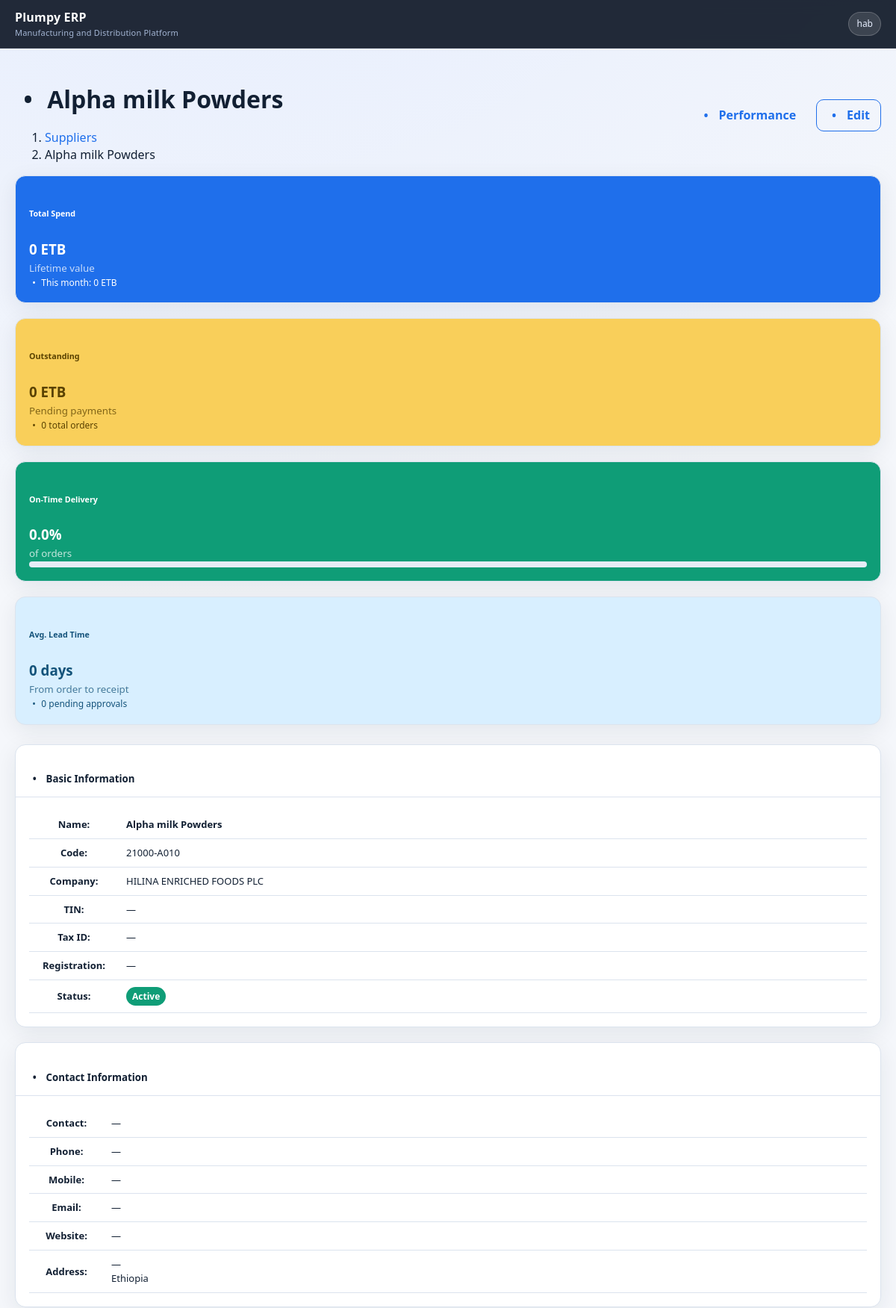
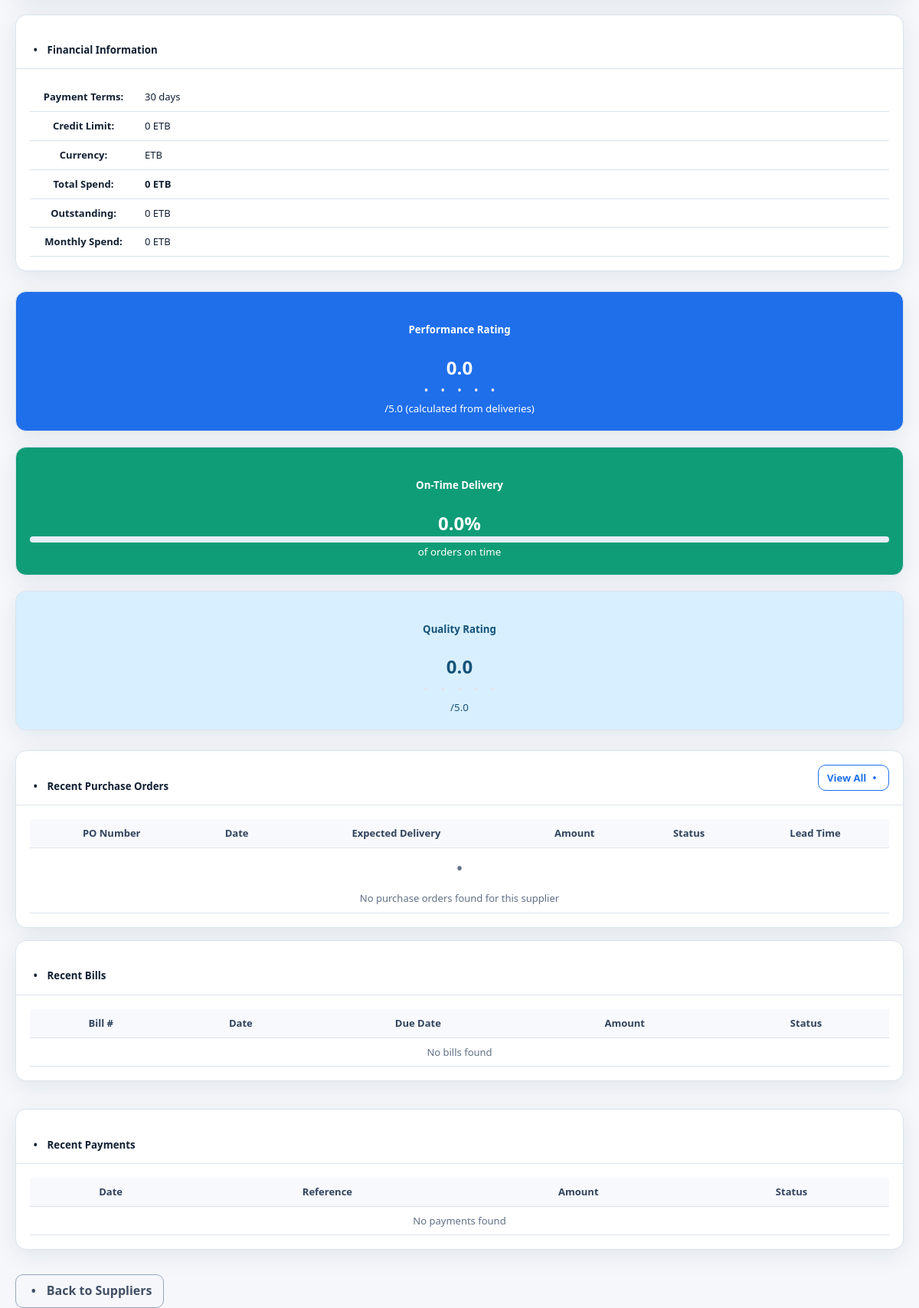
Before: /purchasing/suppliers/6/ (signed in) with the older database file (2 pictures, top to bottom).
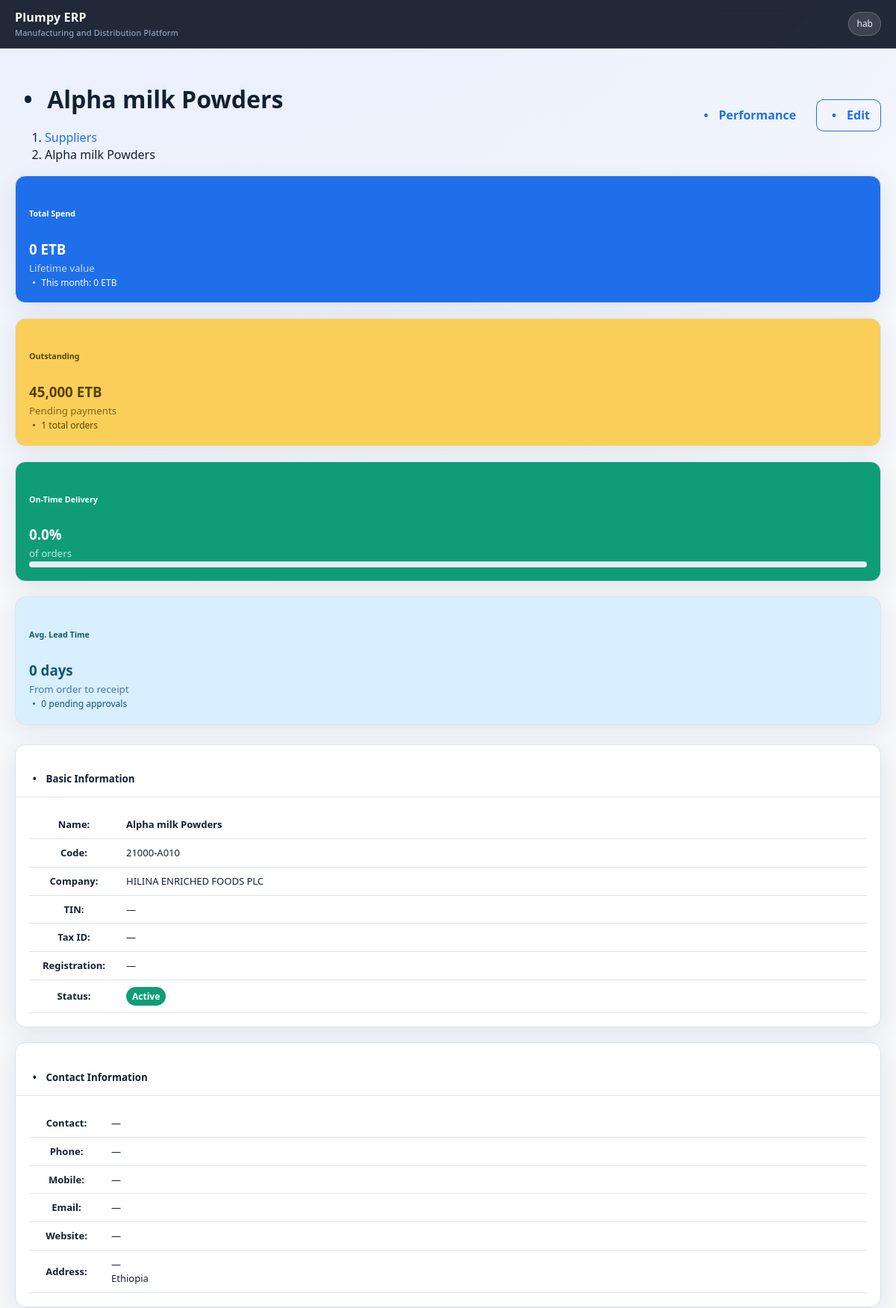
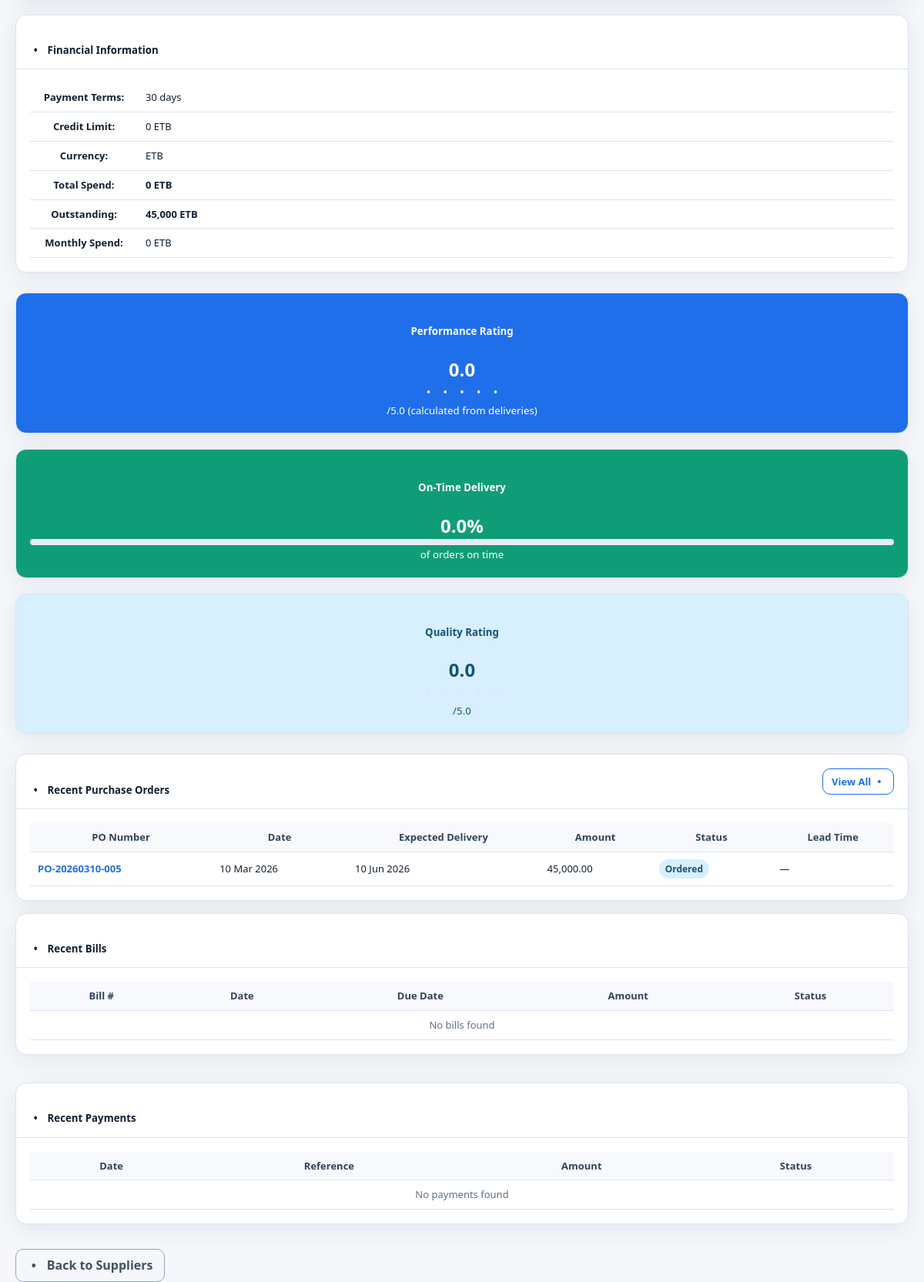
After: the same page with the newer database file (2 pictures, top to bottom).
### apps/purchasing/models.py (models this page shows, shortened)
class PurchaseOrder(CompanyModel):
    STATUS_CHOICES = [
        ("draft", "Draft"),
        ("approved", "Approved"),
        ("ordered", "Ordered"),
        ("partial", "Partial"),
        ("received", "Received"),
        ("closed", "Closed"),
        ("cancelled", "Cancelled"),
    ]
    company = models.CharField(max_length=255)
    branch = models.CharField(max_length=255, blank=True, null=True)
    po_number = models.CharField(max_length=50, unique=True)
    supplier = models.ForeignKey(Supplier, on_delete=models.PROTECT, related_name='purchase_orders')
    requisition = models.ForeignKey(
        PurchaseRequisition,
        null=True,
        blank=True,
        on_delete=models.SET_NULL,
        related_name='purchase_orders'
    )
    order_date = models.DateField(default=timezone.now)
    expected_delivery_date = models.DateField(blank=True, null=True)
    received_date = models.DateField(blank=True, null=True)
    status = models.CharField(max_length=20, choices=STATUS_CHOICES, default="draft")
    shipping_cost = models.DecimalField(max_digits=14, decimal_places=2, default=0)
    discount = models.DecimalField(max_digits=14, decimal_places=2, default=0)
    currency = models.CharField(max_length=10, default="ETB")
    payment_terms = models.CharField(max_length=50, blank=True, null=True)
    terms = models.TextField(blank=True, null=True)
    shipping_method = models.CharField(max_length=50, blank=True, null=True)
    shipping_address = models.TextField(blank=True, null=True)
    billing_address = models.TextField(blank=True, null=True)
    approved_by = models.ForeignKey(
        settings.AUTH_USER_MODEL,
        related_name="approved_purchase_orders",
        null=True,
        blank=True,
        on_delete=models.PROTECT
    )
    created_by = models.ForeignKey(
        settings.AUTH_USER_MODEL,
        related_name="created_purchase_orders",
        on_delete=models.PROTECT
    )
    notes = models.TextField(blank=True, null=True)
    total_amount = models.DecimalField(max_digits=18, decimal_places=2, default=0)
    created_at = models.DateTimeField(auto_now_add=True)
    updated_at = models.DateTimeField(auto_now=True)

### apps/purchasing/views.py (the view, shortened to what this page needs)
# urls.py: path('suppliers/<int:supplier_id>/', views.supplier_detail, name='supplier_detail'),
@login_required
def supplier_detail(request, supplier_id):
    company_name = request.session.get('current_company_name')
    supplier = get_object_or_404(Supplier, id=supplier_id)
    po_queryset = PurchaseOrder.objects.filter(supplier=supplier)
    if company_name:
        po_queryset = po_queryset.filter(company=company_name)
    recent_pos = po_queryset.select_related(
        'created_by'
    ).order_by('-order_date')[:10]
    total_pos = po_queryset.count()
    total_spend = po_queryset.filter(
        status='received'
    ).aggregate(total=Sum('total_amount'))['total'] or Decimal('0')
    outstanding = po_queryset.filter(
        status__in=['approved', 'ordered', 'partial']
    ).aggregate(total=Sum('total_amount'))['total'] or Decimal('0')
    received_pos = po_queryset.filter(
        status='received',
        received_date__isnull=False,
        expected_delivery_date__isnull=False
    )
    on_time_count = received_pos.filter(
        received_date__lte=F('expected_delivery_date')
    ).count()
    on_time_rate = 0
    if received_pos.count() > 0:
        on_time_rate = (on_time_count / received_pos.count()) * 100
    lead_times = []
    for po in received_pos:
        if po.received_date and po.order_date:
            lead_days = (po.received_date - po.order_date).days
            lead_times.append(lead_days)
    avg_lead_time = round(sum(lead_times) / len(lead_times), 1) if lead_times else 0
    today = timezone.now().date()
    month_start = today.replace(day=1)
    monthly_spend = po_queryset.filter(
        status='received',
        received_date__gte=month_start,
        received_date__lte=today
    ).aggregate(total=Sum('total_amount'))['total'] or Decimal('0')
    pending_approvals_count = PurchaseOrderApproval.objects.filter(
        po__supplier=supplier,
        status='pending'
    ).count()
    recent_receipts = GoodsReceipt.objects.filter(
        po__supplier=supplier
    ).select_related('po', 'received_by').order_by('-receipt_date')[:5]
    recent_bills = []
    try:
        from apps.accounting.models import PurchaseBill
        recent_bills = PurchaseBill.objects.filter(
            supplier=supplier
        ).order_by('-bill_date')[:5]
    except (ImportError, AttributeError):
        pass  # PurchaseBill model doesn't exist, skip
    recent_payments = []
    try:
        from apps.accounting.models import Payment
        recent_payments = Payment.objects.filter(
            supplier=supplier
        ).order_by('-date')[:5]
    except (ImportError, AttributeError):
        pass  # Payment model doesn't exist, skip
    top_items = PurchaseOrderLine.objects.filter(
        po__supplier=supplier,
        po__status='received'
    ).values('item').annotate(
        total_quantity=Sum('quantity_received'),
        total_spent=Sum(F('quantity_received') * F('unit_price'))
    ).order_by('-total_spent')[:5]
    if supplier.performance_rating == 0 and received_pos.count() > 5:
        delivery_score = on_time_rate
        quality_score = float(supplier.quality_rating or 0) * 20  # Convert 0-5 to 0-100
        calculated_rating = (delivery_score * 0.6 + quality_score * 0.4) / 20  # Convert back to 0-5 scale
        display_rating = round(calculated_rating, 1)
    else:
        display_rating = float(supplier.performance_rating or 0)
    context = {
        'supplier': supplier,
        'recent_pos': recent_pos,
        'recent_receipts': recent_receipts,
        'recent_bills': recent_bills,
        'recent_payments': recent_payments,
        'po_count': total_pos,
        'total_spend': total_spend,
        'monthly_spend': monthly_spend,
        'outstanding': outstanding,
        'on_time_rate': round(on_time_rate, 1),
        'avg_lead_time': avg_lead_time,
        'performance_rating': display_rating,
        'quality_rating': float(supplier.quality_rating or 0),
        'pending_approvals_count': pending_approvals_count,
        'top_items': top_items,
        'has_receipts': recent_receipts.exists(),
        'has_bills': len(recent_bills) > 0,
        'has_payments': len(recent_payments) > 0,
    }
    return render(request, 'purchasing/supplier_detail.html', context)

### apps/purchasing/templates/purchasing/supplier_detail.html (shortened to what the changed rows need)
{% extends 'base.html' %}
{% load humanize %}
{% block content %}
<div class="d-flex justify-content-between align-items-center mb-4">
    <div>
        <h1 class="h3 mb-1">
            <i class="bi bi-truck me-2"></i>{{ supplier.name }}
        </h1>
    </div>
</div>
<div class="row g-3 mb-4">
    <div class="col-md-3">
        <div class="card bg-warning text-dark stat-card">
            <div class="card-body">
                <h6 class="card-title">Outstanding</h6>
                <h3 class="mb-0">{{ outstanding|floatformat:0|intcomma }} ETB</h3>
                <small class="opacity-75">Pending payments</small>
                <div class="mt-2 small">
                    <i class="bi bi-cart"></i> {{ po_count }} total orders
                </div>
            </div>
        </div>
    </div>
</div>
<div class="row g-4 mb-4">
    <div class="col-md-4">
        <div class="card shadow-sm h-100">
            <div class="card-body">
                <table class="table table-borderless mb-0">
                    <tr>
                        <th style="width: 120px;">Name:</th>
                    </tr>
                    <tr>
                        <th>Code:</th>
                    </tr>
                    <tr>
                        <th>Company:</th>
                    </tr>
                    <tr>
                        <th>TIN:</th>
                    </tr>
                    <tr>
                        <th>Tax ID:</th>
                    </tr>
                    <tr>
                        <th>Registration:</th>
                    </tr>
                    <tr>
                        <th>Status:</th>
                    </tr>
                </table>
            </div>
        </div>
    </div>
    <div class="col-md-4">
        <div class="card shadow-sm h-100">
            <div class="card-body">
                <table class="table table-borderless mb-0">
                    <tr>
                        <th style="width: 100px;">Contact:</th>
                    </tr>
                    <tr>
                        <th>Phone:</th>
                    </tr>
                    <tr>
                        <th>Mobile:</th>
                    </tr>
                    <tr>
                        <th>Email:</th>
                    </tr>
                    <tr>
                        <th>Website:</th>
                    </tr>
                    <tr>
                        <th>Address:</th>
                    </tr>
                </table>
            </div>
        </div>
    </div>
    <div class="col-md-4">
        <div class="card shadow-sm h-100">
            <div class="card-body">
                <table class="table table-borderless mb-0">
                    <tr>
                        <th style="width: 140px;">Payment Terms:</th>
                    </tr>
                    <tr>
                        <th>Credit Limit:</th>
                    </tr>
                    <tr>
                        <th>Currency:</th>
                    </tr>
                    <tr>
                        <th>Total Spend:</th>
                    </tr>
                    <tr>
                        <th>Outstanding:</th>
                        <td class="{% if outstanding > 0 %}text-danger fw-bold{% else %}text-success{% endif %}">
                            {{ outstanding|floatformat:0|intcomma }} ETB
                        </td>
                    </tr>
                    <tr>
                        <th>Monthly Spend:</th>
                    </tr>
                </table>
            </div>
        </div>
    </div>
</div>
<div class="row g-4 mb-4">
    <div class="col-md-4">
        <div class="card bg-primary text-white">
            <div class="card-body text-center">
                <h2 class="mb-0">{{ performance_rating|floatformat:1 }}</h2>
                <div class="mt-2">
                    {% for i in "12345"|make_list %}
                        {% if forloop.counter <= performance_rating %}
                        <i class="bi bi-star-fill rating-star"></i>
                        {% else %}
                        <i class="bi bi-star rating-star-empty"></i>
                        {% endif %}
                    {% endfor %}
                </div>
            </div>
        </div>
    </div>
    <div class="col-md-4">
        <div class="card bg-success text-white">
            <div class="card-body text-center">
                <h2 class="mb-0">{{ on_time_rate|floatformat:1 }}%</h2>
            </div>
        </div>
    </div>
    <div class="col-md-4">
        <div class="card bg-info text-white">
            <div class="card-body text-center">
                <h2 class="mb-0">{{ quality_rating|floatformat:1 }}</h2>
                <div class="mt-2">
                    {% for i in "12345"|make_list %}
                        {% if forloop.counter <= quality_rating %}
                        <i class="bi bi-star-fill rating-star"></i>
                        {% else %}
                        <i class="bi bi-star rating-star-empty"></i>
                        {% endif %}
                    {% endfor %}
                </div>
            </div>
        </div>
    </div>
</div>
<div class="card shadow-sm mb-4">
    <div class="card-body p-0">
        <div class="table-responsive">
            <table class="table table-hover mb-0">
                <thead class="table-light">
                    <tr>
                        <th>PO Number</th>
                        <th>Date</th>
                        <th>Expected Delivery</th>
                        <th class="text-end">Amount</th>
                        <th>Status</th>
                        <th>Lead Time</th>
                    </tr>
                </thead>
                <tbody>
                    {% for po in recent_pos %}
                    <tr>
                        <td><strong><a href="{% url 'purchasing:po_detail' po.id %}">{{ po.po_number }}</a></strong></td>
                        <td>{{ po.order_date|date:"d M Y" }}</td>
                        <td>{{ po.expected_delivery_date|date:"d M Y"|default:"—" }}</td>
                        <td class="text-end">{{ po.total_amount|floatformat:2|intcomma }}</td>
                        <td>
                            {% if po.status == 'received' %}
                            <span class="badge bg-success">Received</span>
                            {% elif po.status == 'partial' %}
                            <span class="badge bg-warning text-dark">Partial</span>
                            {% elif po.status == 'ordered' %}
                            <span class="badge bg-info">Ordered</span>
                            {% elif po.status == 'approved' %}
                            <span class="badge bg-primary">Approved</span>
                            {% elif po.status == 'draft' %}
                            <span class="badge bg-secondary">Draft</span>
                            {% elif po.status == 'cancelled' %}
                            <span class="badge bg-danger">Cancelled</span>
                            {% else %}
                            <span class="badge bg-secondary">{{ po.get_status_display }}</span>
                            {% endif %}
                        </td>
                        <td>
                            {% if po.received_date and po.order_date %}
                                {{ po.received_date|timeuntil:po.order_date }}
                            {% else %}
                                —
                            {% endif %}
                        </td>
                    </tr>
                    {% empty %}
                    <tr>
                        <td colspan="6" class="text-center py-4 text-muted">
                            <i class="bi bi-receipt fs-4"></i>
                            <p class="mt-2 mb-0">No purchase orders found for this supplier</p>
                        </td>
                    </tr>
                    {% endfor %}
                </tbody>
            </table>
        </div>
    </div>
</div>
<div class="row">
    <div class="col-md-6">
        <div class="card shadow-sm mb-4">
            <div class="card-body p-0">
                <div class="table-responsive">
                    <table class="table table-hover mb-0">
                        <thead class="table-light">
                            <tr>
                                <th>Bill #</th>
                                <th>Date</th>
                                <th>Due Date</th>
                                <th class="text-end">Amount</th>
                                <th>Status</th>
                            </tr>
                        </thead>
                    </table>
                </div>
            </div>
        </div>
    </div>
    <div class="col-md-6">
        <div class="card shadow-sm mb-4">
            <div class="card-body p-0">
                <div class="table-responsive">
                    <table class="table table-hover mb-0">
                        <thead class="table-light">
                            <tr>
                                <th>Date</th>
                                <th>Reference</th>
                                <th class="text-end">Amount</th>
                                <th>Status</th>
                            </tr>
                        </thead>
                    </table>
                </div>
            </div>
        </div>
    </div>
</div>
{% endblock %}

Changed rows visible on the page:
added PurchaseOrder: po_number "PO-20260310-005", order_date "10 Mar 2026", expected_delivery_date "10 Jun 2026", total_amount "45,000.00", status "Ordered"
Other visible differences:
{{ outstanding|floatformat:0|intcomma }}: "0" → "45,000"
{{ po_count }}: "0" → "1"
text no longer shown: "No purchase orders found for this supplier"
